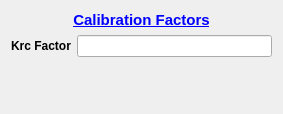
       <widget class="QWidget" name="widget">
        <attribute name="title">
         <string>Misc</string>
        </attribute>
        <layout class="QFormLayout" name="formLayout_4">
         <property name="fieldGrowthPolicy">
          <enum>QFormLayout::AllNonFixedFieldsGrow</enum>
         </property>
         <item row="0" column="0" colspan="2">
          <widget class="QLabel" name="label_25">
           <property name="text">
            <string>&lt;html&gt;&lt;head/&gt;&lt;body&gt;&lt;p align=&quot;center&quot;&gt;&lt;span style=&quot; font-size:11pt; font-weight:600; text-decoration: underline; color:#0000ff;&quot;&gt;Calibration Factors&lt;/span&gt;&lt;/p&gt;&lt;/body&gt;&lt;/html&gt;</string>
           </property>
          </widget>
         </item>
         <item row="1" column="0">
          <widget class="QLabel" name="label_30">
           <property name="font">
            <font>
             <weight>75</weight>
             <bold>true</bold>
            </font>
           </property>
           <property name="text">
            <string>Krc Factor</string>
           </property>
          </widget>
         </item>
         <item row="1" column="1">
          <widget class="QLineEdit" name="krc_factor">
           <property name="focusPolicy">
            <enum>Qt::NoFocus</enum>
           </property>
           <property name="toolTip">
            <string>&lt;html&gt;&lt;head/&gt;&lt;body&gt;&lt;p&gt;Calibration Factor for the Capillaries.  This factor is dependent on multiple other factors but especially on the distribution of Resistances alon the Pulmonary Vascular Bed.&lt;/p&gt;&lt;/body&gt;&lt;/html&gt;</string>
           </property>
           <property name="readOnly">
            <bool>true</bool>
           </property>
          </widget>
         </item>
         <item row="2" column="1">
          <spacer name="verticalSpacer_6">
           <property name="orientation">
            <enum>Qt::Vertical</enum>
           </property>
           <property name="sizeHint" stdset="0">
            <size>
             <width>195</width>
             <height>40</height>
            </size>
           </property>
          </spacer>
         </item>
        </layout>
       </widget>
